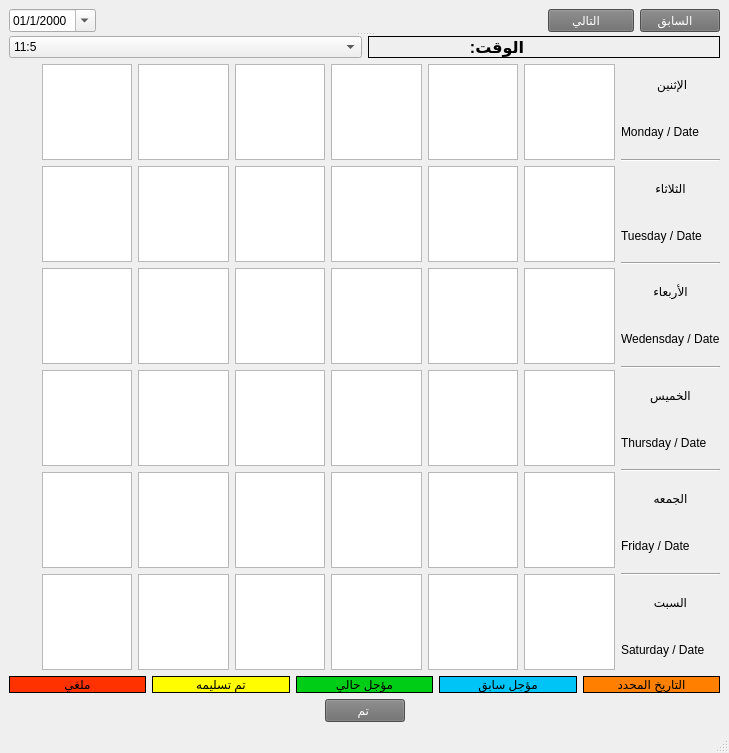
<?xml version="1.0" encoding="UTF-8"?>
<ui version="4.0">
 <class>table</class>
 <widget class="QMainWindow" name="table">
  <property name="geometry">
   <rect>
    <x>0</x>
    <y>0</y>
    <width>729</width>
    <height>753</height>
   </rect>
  </property>
  <property name="windowTitle">
   <string>جدول التسليمات</string>
  </property>
  <property name="windowIcon">
   <iconset resource="logo.qrc">
    <normaloff>:/logo/logo23.png</normaloff>:/logo/logo23.png</iconset>
  </property>
  <widget class="QWidget" name="centralwidget">
   <layout class="QVBoxLayout" name="verticalLayout_2">
    <item>
     <widget class="QSplitter" name="splitter_2">
      <property name="orientation">
       <enum>Qt::Vertical</enum>
      </property>
      <widget class="QWidget" name="layoutWidget">
       <layout class="QHBoxLayout" name="horizontalLayout">
        <item>
         <widget class="QDateEdit" name="change_date">
          <property name="displayFormat">
           <string>dd/M/yyyy</string>
          </property>
          <property name="calendarPopup">
           <bool>true</bool>
          </property>
         </widget>
        </item>
        <item>
         <spacer name="horizontalSpacer">
          <property name="orientation">
           <enum>Qt::Horizontal</enum>
          </property>
          <property name="sizeHint" stdset="0">
           <size>
            <width>108</width>
            <height>13</height>
           </size>
          </property>
         </spacer>
        </item>
        <item>
         <widget class="QPushButton" name="pushButton_2">
          <property name="cursor">
           <cursorShape>PointingHandCursor</cursorShape>
          </property>
          <property name="styleSheet">
           <string notr="true">color: rgb(255, 255, 255);
background-color: rgb(108, 108, 108);
</string>
          </property>
          <property name="text">
           <string>      التالي         </string>
          </property>
         </widget>
        </item>
        <item>
         <widget class="QPushButton" name="pushButton">
          <property name="cursor">
           <cursorShape>PointingHandCursor</cursorShape>
          </property>
          <property name="styleSheet">
           <string notr="true">color: rgb(255, 255, 255);
background-color: rgb(108, 108, 108);
</string>
          </property>
          <property name="text">
           <string>    السابق       </string>
          </property>
         </widget>
        </item>
       </layout>
      </widget>
      <widget class="QWidget" name="layoutWidget_2">
       <layout class="QHBoxLayout" name="horizontalLayout_3">
        <item>
         <widget class="QComboBox" name="comboBox">
          <item>
           <property name="text">
            <string>11:5</string>
           </property>
          </item>
          <item>
           <property name="text">
            <string>2:8</string>
           </property>
          </item>
          <item>
           <property name="text">
            <string>5:11</string>
           </property>
          </item>
         </widget>
        </item>
        <item>
         <widget class="QLabel" name="label_7">
          <property name="font">
           <font>
            <pointsize>12</pointsize>
            <weight>75</weight>
            <bold>true</bold>
            <strikeout>false</strikeout>
           </font>
          </property>
          <property name="frameShape">
           <enum>QFrame::Panel</enum>
          </property>
          <property name="text">
           <string>                                           الوقت:                  </string>
          </property>
         </widget>
        </item>
       </layout>
      </widget>
     </widget>
    </item>
    <item>
     <layout class="QHBoxLayout" name="horizontalLayout_4">
      <item>
       <layout class="QGridLayout" name="gridLayout">
        <item row="4" column="5">
         <widget class="QTextBrowser" name="fri3"/>
        </item>
        <item row="4" column="1">
         <widget class="QLabel" name="friday_flat">
          <property name="text">
           <string/>
          </property>
         </widget>
        </item>
        <item row="1" column="0">
         <spacer name="verticalSpacer_2">
          <property name="orientation">
           <enum>Qt::Vertical</enum>
          </property>
          <property name="sizeHint" stdset="0">
           <size>
            <width>20</width>
            <height>40</height>
           </size>
          </property>
         </spacer>
        </item>
        <item row="1" column="3">
         <widget class="QTextBrowser" name="tuesday5"/>
        </item>
        <item row="4" column="7">
         <widget class="QTextBrowser" name="fri1">
          <property name="readOnly">
           <bool>true</bool>
          </property>
          <property name="html">
           <string>&lt;!DOCTYPE HTML PUBLIC &quot;-//W3C//DTD HTML 4.0//EN&quot; &quot;http://www.w3.org/TR/REC-html40/strict.dtd&quot;&gt;
&lt;html&gt;&lt;head&gt;&lt;meta name=&quot;qrichtext&quot; content=&quot;1&quot; /&gt;&lt;style type=&quot;text/css&quot;&gt;
p, li { white-space: pre-wrap; }
&lt;/style&gt;&lt;/head&gt;&lt;body style=&quot; font-family:'.SF NS Text'; font-size:13pt; font-weight:400; font-style:normal;&quot;&gt;
&lt;p style=&quot;-qt-paragraph-type:empty; margin-top:0px; margin-bottom:0px; margin-left:0px; margin-right:0px; -qt-block-indent:0; text-indent:0px;&quot;&gt;&lt;br /&gt;&lt;/p&gt;&lt;/body&gt;&lt;/html&gt;</string>
          </property>
         </widget>
        </item>
        <item row="3" column="1">
         <widget class="QLabel" name="thu_flat">
          <property name="text">
           <string/>
          </property>
         </widget>
        </item>
        <item row="3" column="0">
         <spacer name="verticalSpacer_4">
          <property name="orientation">
           <enum>Qt::Vertical</enum>
          </property>
          <property name="sizeHint" stdset="0">
           <size>
            <width>20</width>
            <height>40</height>
           </size>
          </property>
         </spacer>
        </item>
        <item row="2" column="3">
         <widget class="QTextBrowser" name="wed5"/>
        </item>
        <item row="5" column="2">
         <widget class="QTextBrowser" name="sat6"/>
        </item>
        <item row="5" column="7">
         <widget class="QTextBrowser" name="sat1">
          <property name="html">
           <string>&lt;!DOCTYPE HTML PUBLIC &quot;-//W3C//DTD HTML 4.0//EN&quot; &quot;http://www.w3.org/TR/REC-html40/strict.dtd&quot;&gt;
&lt;html&gt;&lt;head&gt;&lt;meta name=&quot;qrichtext&quot; content=&quot;1&quot; /&gt;&lt;style type=&quot;text/css&quot;&gt;
p, li { white-space: pre-wrap; }
&lt;/style&gt;&lt;/head&gt;&lt;body style=&quot; font-family:'.SF NS Text'; font-size:13pt; font-weight:400; font-style:normal;&quot;&gt;
&lt;p style=&quot;-qt-paragraph-type:empty; margin-top:0px; margin-bottom:0px; margin-left:0px; margin-right:0px; -qt-block-indent:0; text-indent:0px;&quot;&gt;&lt;br /&gt;&lt;/p&gt;&lt;/body&gt;&lt;/html&gt;</string>
          </property>
         </widget>
        </item>
        <item row="0" column="0">
         <spacer name="verticalSpacer">
          <property name="orientation">
           <enum>Qt::Vertical</enum>
          </property>
          <property name="sizeHint" stdset="0">
           <size>
            <width>20</width>
            <height>40</height>
           </size>
          </property>
         </spacer>
        </item>
        <item row="5" column="6">
         <widget class="QTextBrowser" name="sat2"/>
        </item>
        <item row="2" column="1">
         <widget class="QLabel" name="wed_flat">
          <property name="text">
           <string/>
          </property>
         </widget>
        </item>
        <item row="5" column="0">
         <spacer name="verticalSpacer_6">
          <property name="orientation">
           <enum>Qt::Vertical</enum>
          </property>
          <property name="sizeHint" stdset="0">
           <size>
            <width>20</width>
            <height>40</height>
           </size>
          </property>
         </spacer>
        </item>
        <item row="3" column="7">
         <widget class="QTextBrowser" name="thu1"/>
        </item>
        <item row="4" column="2">
         <widget class="QTextBrowser" name="fri6"/>
        </item>
        <item row="1" column="1">
         <widget class="QLabel" name="tue_flat">
          <property name="text">
           <string/>
          </property>
         </widget>
        </item>
        <item row="2" column="6">
         <widget class="QTextBrowser" name="wed2"/>
        </item>
        <item row="3" column="3">
         <widget class="QTextBrowser" name="thu5"/>
        </item>
        <item row="1" column="6">
         <widget class="QTextBrowser" name="tuesday2"/>
        </item>
        <item row="3" column="4">
         <widget class="QTextBrowser" name="thu4"/>
        </item>
        <item row="4" column="3">
         <widget class="QTextBrowser" name="fri5"/>
        </item>
        <item row="4" column="6">
         <widget class="QTextBrowser" name="fri2">
          <property name="html">
           <string>&lt;!DOCTYPE HTML PUBLIC &quot;-//W3C//DTD HTML 4.0//EN&quot; &quot;http://www.w3.org/TR/REC-html40/strict.dtd&quot;&gt;
&lt;html&gt;&lt;head&gt;&lt;meta name=&quot;qrichtext&quot; content=&quot;1&quot; /&gt;&lt;style type=&quot;text/css&quot;&gt;
p, li { white-space: pre-wrap; }
&lt;/style&gt;&lt;/head&gt;&lt;body style=&quot; font-family:'.SF NS Text'; font-size:13pt; font-weight:400; font-style:normal;&quot;&gt;
&lt;p style=&quot;-qt-paragraph-type:empty; margin-top:0px; margin-bottom:0px; margin-left:0px; margin-right:0px; -qt-block-indent:0; text-indent:0px;&quot;&gt;&lt;br /&gt;&lt;/p&gt;&lt;/body&gt;&lt;/html&gt;</string>
          </property>
         </widget>
        </item>
        <item row="5" column="4">
         <widget class="QTextBrowser" name="sat4"/>
        </item>
        <item row="5" column="5">
         <widget class="QTextBrowser" name="sat3"/>
        </item>
        <item row="5" column="3">
         <widget class="QTextBrowser" name="sat5"/>
        </item>
        <item row="3" column="6">
         <widget class="QTextBrowser" name="thu2"/>
        </item>
        <item row="4" column="4">
         <widget class="QTextBrowser" name="fri4"/>
        </item>
        <item row="3" column="5">
         <widget class="QTextBrowser" name="thu3"/>
        </item>
        <item row="0" column="5">
         <widget class="QTextBrowser" name="monday3"/>
        </item>
        <item row="0" column="3">
         <widget class="QTextBrowser" name="monday5"/>
        </item>
        <item row="1" column="7">
         <widget class="QTextBrowser" name="tuesday1"/>
        </item>
        <item row="1" column="2">
         <widget class="QTextBrowser" name="tuesday6"/>
        </item>
        <item row="0" column="2">
         <widget class="QTextBrowser" name="monday6"/>
        </item>
        <item row="4" column="0">
         <spacer name="verticalSpacer_5">
          <property name="orientation">
           <enum>Qt::Vertical</enum>
          </property>
          <property name="sizeHint" stdset="0">
           <size>
            <width>20</width>
            <height>40</height>
           </size>
          </property>
         </spacer>
        </item>
        <item row="1" column="5">
         <widget class="QTextBrowser" name="tuesday3"/>
        </item>
        <item row="0" column="7">
         <widget class="QTextBrowser" name="monday1"/>
        </item>
        <item row="2" column="5">
         <widget class="QTextBrowser" name="wed3"/>
        </item>
        <item row="3" column="2">
         <widget class="QTextBrowser" name="thu6"/>
        </item>
        <item row="0" column="4">
         <widget class="QTextBrowser" name="monday4"/>
        </item>
        <item row="2" column="2">
         <widget class="QTextBrowser" name="wed6"/>
        </item>
        <item row="2" column="4">
         <widget class="QTextBrowser" name="wed4"/>
        </item>
        <item row="2" column="7">
         <widget class="QTextBrowser" name="wed1"/>
        </item>
        <item row="1" column="4">
         <widget class="QTextBrowser" name="tuesday4"/>
        </item>
        <item row="5" column="1">
         <widget class="QLabel" name="sat_flat">
          <property name="text">
           <string/>
          </property>
         </widget>
        </item>
        <item row="0" column="1">
         <widget class="QLabel" name="monday_flat">
          <property name="text">
           <string/>
          </property>
         </widget>
        </item>
        <item row="0" column="6">
         <widget class="QTextBrowser" name="monday2"/>
        </item>
        <item row="2" column="0">
         <spacer name="verticalSpacer_3">
          <property name="orientation">
           <enum>Qt::Vertical</enum>
          </property>
          <property name="sizeHint" stdset="0">
           <size>
            <width>20</width>
            <height>40</height>
           </size>
          </property>
         </spacer>
        </item>
       </layout>
      </item>
      <item>
       <layout class="QVBoxLayout" name="verticalLayout">
        <item>
         <widget class="QLabel" name="monday_2">
          <property name="frameShape">
           <enum>QFrame::NoFrame</enum>
          </property>
          <property name="text">
           <string>الإثنين </string>
          </property>
          <property name="alignment">
           <set>Qt::AlignCenter</set>
          </property>
         </widget>
        </item>
        <item>
         <widget class="QLabel" name="monday">
          <property name="frameShape">
           <enum>QFrame::NoFrame</enum>
          </property>
          <property name="text">
           <string>Monday / Date</string>
          </property>
         </widget>
        </item>
        <item>
         <widget class="Line" name="line">
          <property name="orientation">
           <enum>Qt::Horizontal</enum>
          </property>
         </widget>
        </item>
        <item>
         <widget class="QLabel" name="tuesday_2">
          <property name="frameShape">
           <enum>QFrame::NoFrame</enum>
          </property>
          <property name="text">
           <string>الثلاثاء</string>
          </property>
          <property name="alignment">
           <set>Qt::AlignCenter</set>
          </property>
         </widget>
        </item>
        <item>
         <widget class="QLabel" name="tuesday">
          <property name="frameShape">
           <enum>QFrame::NoFrame</enum>
          </property>
          <property name="text">
           <string>Tuesday / Date</string>
          </property>
         </widget>
        </item>
        <item>
         <widget class="Line" name="line_2">
          <property name="orientation">
           <enum>Qt::Horizontal</enum>
          </property>
         </widget>
        </item>
        <item>
         <widget class="QLabel" name="wedensday_2">
          <property name="frameShape">
           <enum>QFrame::NoFrame</enum>
          </property>
          <property name="text">
           <string>الأربعاء</string>
          </property>
          <property name="alignment">
           <set>Qt::AlignCenter</set>
          </property>
         </widget>
        </item>
        <item>
         <widget class="QLabel" name="wedensday">
          <property name="frameShape">
           <enum>QFrame::NoFrame</enum>
          </property>
          <property name="text">
           <string>Wedensday / Date</string>
          </property>
         </widget>
        </item>
        <item>
         <widget class="Line" name="line_3">
          <property name="orientation">
           <enum>Qt::Horizontal</enum>
          </property>
         </widget>
        </item>
        <item>
         <widget class="QLabel" name="thursday_2">
          <property name="frameShape">
           <enum>QFrame::NoFrame</enum>
          </property>
          <property name="text">
           <string>الخميس</string>
          </property>
          <property name="alignment">
           <set>Qt::AlignCenter</set>
          </property>
         </widget>
        </item>
        <item>
         <widget class="QLabel" name="thursday">
          <property name="frameShape">
           <enum>QFrame::NoFrame</enum>
          </property>
          <property name="text">
           <string>Thursday / Date</string>
          </property>
         </widget>
        </item>
        <item>
         <widget class="Line" name="line_5">
          <property name="orientation">
           <enum>Qt::Horizontal</enum>
          </property>
         </widget>
        </item>
        <item>
         <widget class="QLabel" name="friday_2">
          <property name="frameShape">
           <enum>QFrame::NoFrame</enum>
          </property>
          <property name="text">
           <string>الجمعه</string>
          </property>
          <property name="alignment">
           <set>Qt::AlignCenter</set>
          </property>
         </widget>
        </item>
        <item>
         <widget class="QLabel" name="friday">
          <property name="frameShape">
           <enum>QFrame::NoFrame</enum>
          </property>
          <property name="text">
           <string>Friday / Date</string>
          </property>
         </widget>
        </item>
        <item>
         <widget class="Line" name="line_4">
          <property name="orientation">
           <enum>Qt::Horizontal</enum>
          </property>
         </widget>
        </item>
        <item>
         <widget class="QLabel" name="saturday_2">
          <property name="frameShape">
           <enum>QFrame::NoFrame</enum>
          </property>
          <property name="text">
           <string>السبت</string>
          </property>
          <property name="alignment">
           <set>Qt::AlignCenter</set>
          </property>
         </widget>
        </item>
        <item>
         <widget class="QLabel" name="saturday">
          <property name="frameShape">
           <enum>QFrame::NoFrame</enum>
          </property>
          <property name="text">
           <string>Saturday / Date</string>
          </property>
         </widget>
        </item>
       </layout>
      </item>
     </layout>
    </item>
    <item>
     <layout class="QHBoxLayout" name="horizontalLayout_5">
      <item>
       <widget class="QLabel" name="label">
        <property name="styleSheet">
         <string notr="true">background-color: rgb(255, 50, 0);</string>
        </property>
        <property name="frameShape">
         <enum>QFrame::Box</enum>
        </property>
        <property name="text">
         <string>ملغي</string>
        </property>
        <property name="alignment">
         <set>Qt::AlignCenter</set>
        </property>
        <property name="margin">
         <number>2</number>
        </property>
       </widget>
      </item>
      <item>
       <widget class="QLabel" name="label_2">
        <property name="styleSheet">
         <string notr="true">background-color: rgb(255, 253, 0);</string>
        </property>
        <property name="frameShape">
         <enum>QFrame::Box</enum>
        </property>
        <property name="text">
         <string>تم تسليمه</string>
        </property>
        <property name="alignment">
         <set>Qt::AlignCenter</set>
        </property>
        <property name="margin">
         <number>2</number>
        </property>
       </widget>
      </item>
      <item>
       <widget class="QLabel" name="label_3">
        <property name="styleSheet">
         <string notr="true">background-color: rgb(0, 205, 21);</string>
        </property>
        <property name="frameShape">
         <enum>QFrame::Box</enum>
        </property>
        <property name="text">
         <string>مؤجل حالي</string>
        </property>
        <property name="alignment">
         <set>Qt::AlignCenter</set>
        </property>
        <property name="margin">
         <number>2</number>
        </property>
       </widget>
      </item>
      <item>
       <widget class="QLabel" name="label_4">
        <property name="styleSheet">
         <string notr="true">background-color: rgb(0, 195, 246);
</string>
        </property>
        <property name="frameShape">
         <enum>QFrame::Box</enum>
        </property>
        <property name="text">
         <string>مؤجل سابق</string>
        </property>
        <property name="alignment">
         <set>Qt::AlignCenter</set>
        </property>
        <property name="margin">
         <number>2</number>
        </property>
       </widget>
      </item>
      <item>
       <widget class="QLabel" name="label_5">
        <property name="styleSheet">
         <string notr="true">background-color: rgb(255, 128, 0);
</string>
        </property>
        <property name="frameShape">
         <enum>QFrame::Box</enum>
        </property>
        <property name="text">
         <string>التاريخ المحدد</string>
        </property>
        <property name="alignment">
         <set>Qt::AlignCenter</set>
        </property>
        <property name="margin">
         <number>2</number>
        </property>
       </widget>
      </item>
     </layout>
    </item>
    <item>
     <layout class="QHBoxLayout" name="horizontalLayout_2">
      <item>
       <spacer name="horizontalSpacer_2">
        <property name="orientation">
         <enum>Qt::Horizontal</enum>
        </property>
        <property name="sizeHint" stdset="0">
         <size>
          <width>158</width>
          <height>20</height>
         </size>
        </property>
       </spacer>
      </item>
      <item>
       <widget class="QPushButton" name="pushButton_3">
        <property name="cursor">
         <cursorShape>PointingHandCursor</cursorShape>
        </property>
        <property name="styleSheet">
         <string notr="true">color: rgb(255, 255, 255);
background-color: rgb(108, 108, 108);
</string>
        </property>
        <property name="text">
         <string>      تم       </string>
        </property>
       </widget>
      </item>
      <item>
       <spacer name="horizontalSpacer_3">
        <property name="orientation">
         <enum>Qt::Horizontal</enum>
        </property>
        <property name="sizeHint" stdset="0">
         <size>
          <width>128</width>
          <height>20</height>
         </size>
        </property>
       </spacer>
      </item>
     </layout>
    </item>
   </layout>
  </widget>
  <widget class="QMenuBar" name="menubar">
   <property name="geometry">
    <rect>
     <x>0</x>
     <y>0</y>
     <width>729</width>
     <height>22</height>
    </rect>
   </property>
  </widget>
  <widget class="QStatusBar" name="statusbar"/>
 </widget>
 <resources>
  <include location="logo.qrc"/>
 </resources>
 <connections/>
</ui>
